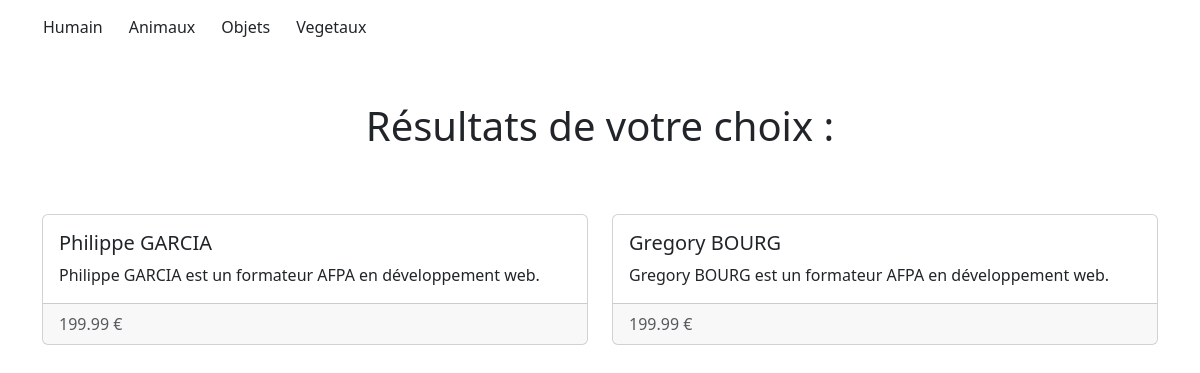
Screenshot of /produits.php?idcategorie=1&idsouscateg=2 with the database file from the repository.
### tables this page shows
CREATE TABLE IF NOT EXISTS `categories` (
  `id` int NOT NULL AUTO_INCREMENT,
  `nom` varchar(255) NOT NULL,
  PRIMARY KEY (`id`)
);

CREATE TABLE IF NOT EXISTS `produits` (
  `id` int NOT NULL AUTO_INCREMENT,
  `nom` varchar(255) NOT NULL,
  `description` longtext NOT NULL,
  `quantite` int NOT NULL,
  `prix` decimal(10,2) NOT NULL,
  `id_sousCategorie` int NOT NULL,
  PRIMARY KEY (`id`)
);

### produits.php (the view, shortened to what this page needs)
<?php
include('pdo.php');
?>
<!DOCTYPE html>
<html lang="en">
<head>
    <link href="https://cdn.jsdelivr.net/npm/bootstrap@5.3.0/dist/css/bootstrap.min.css" rel="stylesheet">
    <link rel="stylesheet" href="style.css">
</head>
<body>
    <?php include('header.php'); ?>
    <h1 class="text-center my-5">Résultats de votre choix :</h1>
    <?php
        if(isset($_GET['idsouscateg'])){
            $stmt = $pdo->prepare('SELECT * FROM produits WHERE id_sousCategorie='.$_GET['idsouscateg']);
            $stmt->execute();
            $produits=$stmt->fetchAll();
        }
    ?>
    <div class="container">
        <div class="row">
            <?php foreach($produits as $res){ ?>
                <div class="col-6 com-md-3 card-group gy-3">
                    <div class="card">
                        <div class="card-body">
                            <h5 class="card-title"><?= $res['nom'] ?></h5>
                            <p class="card-text"><?= $res['description'] ?></p>
                        </div>
                        <div class="card-footer text-body-secondary"> <?= $res['prix'] ?> € </div>
                    </div>
                </div>
            <?php } ?>
        </div>
    </div>
</body>
</html>

### header.php (shortened to what this page needs)
<?php
$stmt = $pdo->prepare('SELECT * FROM categories');
$stmt->execute();
$mesCategories=$stmt->fetchAll();
?>
<section class="container-fluid w-100">
    <div class="container navbar navbar-expand-lg">
        <div class="collapse navbar-collapse" id="navbarToggleExternalContent">
        <?php foreach($mesCategories as $resCateg){ ?>
            <div class="dropdown">
                <a href="produits.php?idcategorie=<?= $resCateg ['id'] ?>" class="btn" aria-expanded="false">
                    <?= ucfirst($resCateg['nom']); ?>
                </a>
            </div>
        <?php
            }
        ?>
        </div>
    </div>
</section>

### rows the page displays
categories: nom "Humain"
categories: nom "Animaux"
categories: nom "Objets"
categories: nom "Vegetaux"
produits: nom "Philippe GARCIA", description "Philippe GARCIA est un formateur AFPA en développement web.", prix "199.99"
produits: nom "Gregory BOURG", description "Gregory BOURG est un formateur AFPA en développement web.", prix "199.99"
